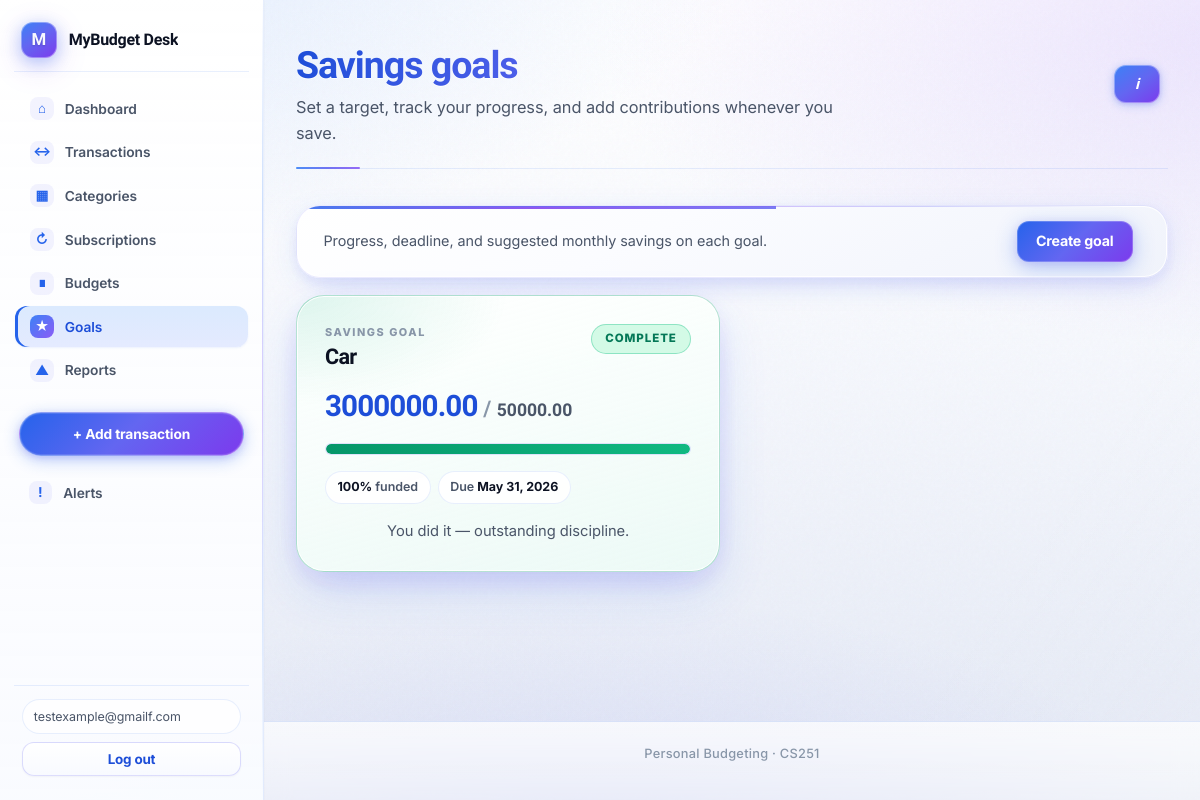
/goals/ (signed in), run on the app's committed database.
### budgeting/models.py (models this page shows, shortened)
class SavingsGoal(models.Model):
    user = models.ForeignKey(
        settings.AUTH_USER_MODEL,
        on_delete=models.CASCADE,
        related_name="savings_goals",
    )
    name = models.CharField(max_length=200)
    target_amount = models.DecimalField(max_digits=12, decimal_places=2)
    current_amount = models.DecimalField(max_digits=12, decimal_places=2, default=0)
    deadline = models.DateField()
    created_at = models.DateTimeField(auto_now_add=True)
    class Meta:
        ordering = ["-created_at"]
    def get_progress_percentage(self):
        if not self.target_amount or self.target_amount == 0:
            return 0
        pct = float((self.current_amount / self.target_amount) * 100)
        return min(pct, 100)
    def check_goal_completion(self):
        return self.current_amount >= self.target_amount

### budgeting/views.py (the view)
# urls.py: path("goals/", views.goals_list, name="goals_list"),
@login_required
def goals_list(request):
    goals = SavingsGoal.objects.filter(user=request.user)
    return render(request, "budgeting/goals_list.html", {"goals": goals})

### budgeting/context_processors.py (called while the page is built)
def unread_notifications(request):
    nav = ""
    rm = getattr(request, "resolver_match", None)
    if rm is not None and rm.url_name:
        nav = rm.url_name
    if request.user.is_authenticated:
        count = Notification.objects.filter(user=request.user, is_read=False).count()
        return {
            "unread_notification_count": count,
            "nav_url_name": nav,
        }
    return {"unread_notification_count": 0, "nav_url_name": nav}

### budgeting/models.py (called while the page is built, shortened)
    def process_due_for(self, user, max_iter_per_subscription=72):
        today = timezone.now().date()
        posted = []
        with transaction.atomic():
            qs = (
                self.filter(user=user, is_active=True, next_due__lte=today)
                .select_related("category")
                .select_for_update()
            )
        return posted

### budgeting/templates/budgeting/goals_list.html (shortened to what this page needs)
{% extends "budgeting/base.html" %}
{% block page_hero %}
<div class="page-hero">
  <h1>Savings goals</h1>
  <p class="lead">Set a target, track your progress, and add contributions whenever you save.</p>
</div>
{% endblock %}
{% block content %}
<div class="card card--inline-toolbar card--toolbar-premium">
  <div class="card-toolbar">
    <p class="muted card-toolbar__text card-toolbar__text--compact">Progress, deadline, and suggested monthly savings on each goal.</p>
    <a href="{% url 'goal_create' %}" class="btn btn--toolbar">Create goal</a>
  </div>
</div>
{% if goals %}
<div class="goal-grid goal-grid--lift">
  {% for goal in goals %}
  <article class="goal-panel {% if goal.check_goal_completion %}goal-panel--complete{% endif %}">
    <header class="goal-panel__top">
      <div>
        <p class="goal-panel__eyebrow">Savings goal</p>
        <h2 class="goal-panel__title">{{ goal.name }}</h2>
      </div>
      {% if goal.check_goal_completion %}
      <span class="goal-panel__badge goal-panel__badge--done">Complete</span>
      {% endif %}
    </header>
    <div class="goal-panel__figures">
      <span class="goal-panel__current">{{ goal.current_amount|floatformat:2 }}</span>
      <span class="goal-panel__sep">/</span>
      <span class="goal-panel__target">{{ goal.target_amount|floatformat:2 }}</span>
    </div>
    <div class="goal-panel__progress progress-bar-wrap" title="{{ goal.get_progress_percentage|floatformat:0 }}% complete">
      <div class="progress-bar {% if goal.check_goal_completion %}progress-bar--complete{% endif %}"
           style="width: {{ goal.get_progress_percentage|floatformat:0 }}%"></div>
    </div>
    <div class="goal-panel__meta">
      <span class="goal-chip"><strong>{{ goal.get_progress_percentage|floatformat:0 }}%</strong> funded</span>
      <span class="goal-chip">Due <strong>{{ goal.deadline }}</strong></span>
    </div>
    {% if not goal.check_goal_completion %}
    <a href="{% url 'goal_contribute' goal.pk %}" class="btn btn--block">Add contribution</a>
    {% else %}
    <p class="goal-panel__celebrate muted" style="margin:0;text-align:center;">You did it — outstanding discipline.</p>
    {% endif %}
  </article>
  {% endfor %}
</div>
{% else %}
<div class="card empty-state">
  <p class="muted">No goals yet. <a href="{% url 'goal_create' %}">Create one</a> to start saving toward a target.</p>
</div>
{% endif %}
{% endblock %}

### budgeting/templates/budgeting/master.html (shortened to what this page needs)
{% load static %}
<!DOCTYPE html>
<html lang="en">
<head>
  <link rel="stylesheet" href="{% static 'budgeting/css/master.css' %}">
</head>
<body class="{% block body_class %}{% endblock %}">
  {% with n=nav_url_name|default:"" %}
  <div class="app-shell{% if user.is_authenticated %} app-shell--auth{% endif %}">
    {% if user.is_authenticated %}
      <aside class="app-sidebar" id="app-sidebar" aria-label="Primary">
        <div class="sidebar-top">
          <a href="{% url 'dashboard' %}" class="brand">
            <span class="brand-mark" aria-hidden="true"></span>
            <span class="brand-text">{% block brand_text %}MyBudget Desk{% endblock %}</span>
          </a>
        </div>
        <nav class="sidebar-nav" aria-label="Main">
          <a href="{% url 'dashboard' %}" class="sidebar-link{% if n == 'dashboard' %} is-active{% endif %}"{% if n == 'dashboard' %} aria-current="page"{% endif %}>
            <span class="sidebar-link__icon" aria-hidden="true">⌂</span>
            <span class="sidebar-link__label">Dashboard</span>
          </a>
          <a href="{% url 'transaction_list' %}" class="sidebar-link">
            <span class="sidebar-link__icon" aria-hidden="true">↔</span>
            <span class="sidebar-link__label">Transactions</span>
          </a>
          <a href="{% url 'category_list' %}" class="sidebar-link{% if n == 'category_list' %} is-active{% endif %}"{% if n == 'category_list' %} aria-current="page"{% endif %}>
            <span class="sidebar-link__icon" aria-hidden="true">▦</span>
            <span class="sidebar-link__label">Categories</span>
          </a>
          <a href="{% url 'subscription_list' %}" class="sidebar-link">
            <span class="sidebar-link__icon" aria-hidden="true">↻</span>
            <span class="sidebar-link__label">Subscriptions</span>
          </a>
          <a href="{% url 'budget_list' %}" class="sidebar-link">
            <span class="sidebar-link__icon" aria-hidden="true">∎</span>
            <span class="sidebar-link__label">Budgets</span>
          </a>
          <a href="{% url 'goals_list' %}" class="sidebar-link{% if n == 'goals_list' or n == 'goal_create' or n == 'goal_contribute' %} is-active{% endif %}"{% if n == 'goals_list' or n == 'goal_create' or n == 'goal_contribute' %} aria-current="page"{% endif %}>
            <span class="sidebar-link__icon" aria-hidden="true">★</span>
            <span class="sidebar-link__label">Goals</span>
          </a>
          <a href="{% url 'reports' %}" class="sidebar-link{% if n == 'reports' %} is-active{% endif %}"{% if n == 'reports' %} aria-current="page"{% endif %}>
            <span class="sidebar-link__icon" aria-hidden="true">▲</span>
            <span class="sidebar-link__label">Reports</span>
          </a>
        </nav>
        <a href="{% url 'transaction_add' %}" class="sidebar-cta{% if n == 'transaction_add' %} is-active{% endif %}"{% if n == 'transaction_add' %} aria-current="page"{% endif %}>+ Add transaction</a>
        <a href="{% url 'notifications' %}" class="sidebar-link sidebar-link--alerts{% if n == 'notifications' %} is-active{% endif %}"{% if n == 'notifications' %} aria-current="page"{% endif %}>
          <span class="sidebar-link__icon" aria-hidden="true">!</span>
          <span class="sidebar-link__label">Alerts</span>
        </a>
        <div class="sidebar-user">
          <span class="sidebar-user__email" title="{{ user.email }}">{{ user.email }}</span>
          <form class="inline-logout" method="post" action="{% url 'logout' %}">
            <button type="submit" class="secondary sidebar-user__logout">Log out</button>
          </form>
        </div>
      </aside>
    {% endif %}
    <div class="app-body">
      <main class="app-main {% block main_class %}{% endblock %}">
        <div class="page-hero-sds-wrap">
          {% block page_hero %}{% endblock %}
          {% block sds_help_open_button %}
          <button type="button" class="sds-help-trigger sds-help-trigger--in-hero" id="sds-help-open" aria-haspopup="dialog" aria-controls="sds-help-dialog" title="SDS: user stories for this page">
            <span class="sds-help-trigger__icon" aria-hidden="true">i</span>
          </button>
          {% endblock %}
        </div>
        {% block content %}{% endblock %}
      </main>
      <footer class="app-footer">
        {% block footer %}
          <span>Personal Budgeting · CS251</span>
        {% endblock %}
      </footer>
    </div>
  </div>
  {% endwith %}
</body>
</html>

### data on the page
SavingsGoal: name "Car", shows "COMPLETE", current_amount "3000000.00", target_amount "50000.00", get_progress_percentage "100", deadline "May 31, 2026", shows "You did it — outstanding discipline."

### other printed values
{{ user.email }} "testexample@gmailf.com"
